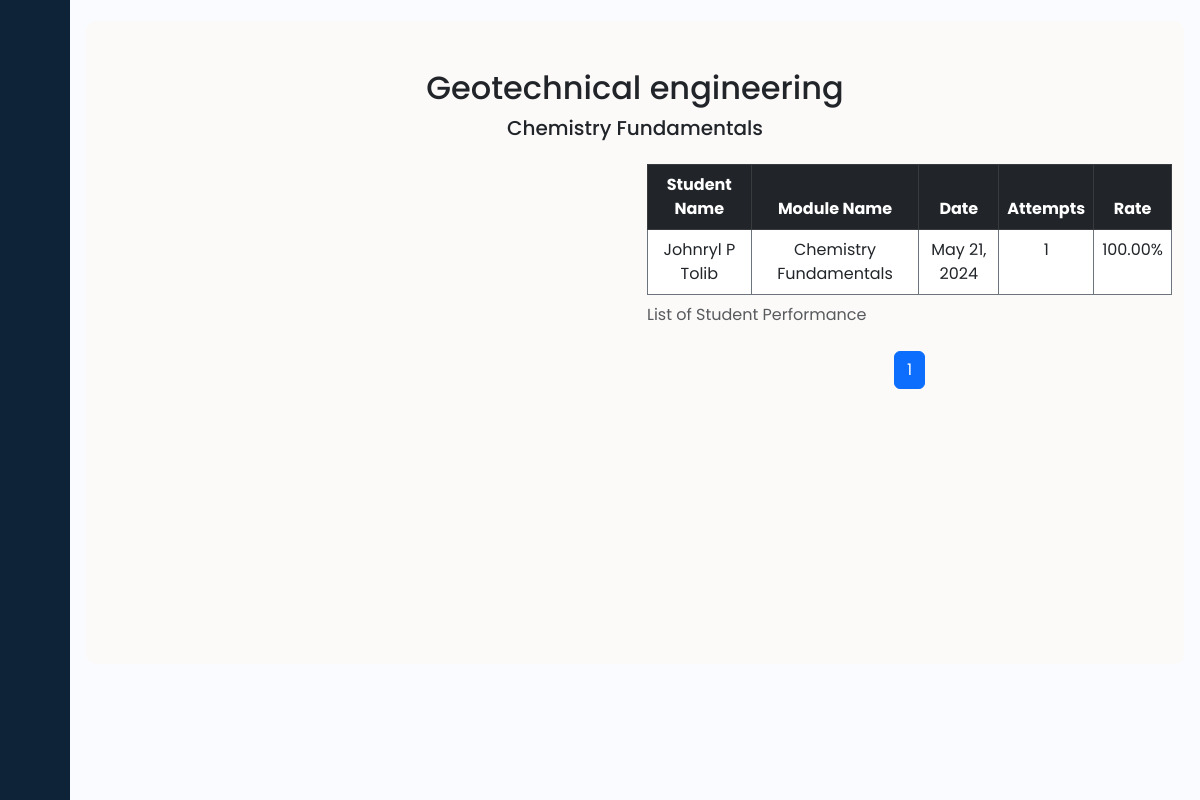
Page /faculty/quiz_course_modules.php?course_id=1&user_id=1&module_id=2 (signed in) on the committed database.
### tables this page shows
CREATE TABLE `tbl_course` (
  `course_id` int(11) NOT NULL,
  `program_id` int(11) NOT NULL,
  `user_id` int(11) NOT NULL,
  `course_code` varchar(20) NOT NULL,
  `course_name` varchar(30) NOT NULL,
  `course_status` tinyint(1) NOT NULL
);

CREATE TABLE `tbl_module` (
  `module_id` int(11) NOT NULL,
  `course_id` int(11) NOT NULL,
  `module_name` varchar(50) NOT NULL,
  `module_file` longblob NOT NULL,
  `program_id` int(11) NOT NULL,
  `module_status` tinyint(1) NOT NULL DEFAULT 1
);

### faculty/quiz_course_modules.php (the view, shortened to what this page needs)
<?php
require '../api/db-connect.php';
$program_id = $_SESSION['program_id'];
$user_id = isset($_SESSION['user_id']) ? $_SESSION['user_id'] : null;
$course_id = isset($_GET['course_id']) ? $_GET['course_id'] : null;
$page = isset($_GET['page']) ? $_GET['page'] : 1;
$offset = ($page - 1) * 10;
if (isset($_GET['module_id'])) {
    $module_id = $_GET['module_id'];
}
$resultsPerPage = 10;
if ($user_id) {
    $sql = "SELECT r.stud_id, s.stud_fname, s.stud_mname, s.stud_lname, c.course_name, m.module_name, r.created_at, r.total_questions, r.result_score, SUM(r.result_score) AS total_score
FROM tbl_result r
INNER JOIN tbl_student s ON r.stud_id = s.stud_id
INNER JOIN tbl_module m ON r.module_id = m.module_id
INNER JOIN tbl_course c ON m.course_id = c.course_id
WHERE c.program_id = :program_id";
    if ($course_id) {
        $sql .= " AND m.course_id = :course_id";
    }
    if (isset($module_id)) {
        $sql .= " AND r.module_id = :module_id";
    }
    $sql .= " GROUP BY r.stud_id, c.course_id ";
    $countQuery = "SELECT COUNT(*) AS count FROM (
    SELECT r.stud_id
    FROM tbl_result r
    INNER JOIN tbl_student s ON r.stud_id = s.stud_id
    INNER JOIN tbl_module m ON r.module_id = m.module_id
    INNER JOIN tbl_course c ON m.course_id = c.course_id
    WHERE c.program_id = :program_id";
    if ($course_id) {
        $countQuery .= " AND m.course_id = :course_id";
    }
    if (isset($module_id)) {
        $countQuery .= " AND r.module_id = :module_id";
    }
    $countQuery .= " GROUP BY r.stud_id, c.course_id ) AS sub";
    $stmtCount = $conn->prepare($countQuery);
    $stmtCount->bindValue(':program_id', $program_id);
    if ($course_id) {
        $stmtCount->bindValue(':course_id', $course_id);
    }
    if (isset($module_id)) {
        $stmtCount->bindValue(':module_id', $module_id);
    }
    $stmtCount->execute();
    $countResult = $stmtCount->fetch(PDO::FETCH_ASSOC);
    $totalCount = $countResult['count'];
    $totalPages = ceil($totalCount / $resultsPerPage);
    $sql .= " LIMIT $resultsPerPage OFFSET $offset";
    $stmt = $conn->prepare($sql);
    $stmt->bindValue(':program_id', $program_id);
    if ($course_id) {
        $stmt->bindValue(':course_id', $course_id);
    }
    if (isset($module_id)) {
        $stmt->bindValue(':module_id', $module_id);
    }
    $stmt->execute();
    $results = $stmt->fetchAll(PDO::FETCH_ASSOC);
} else {
}
$course_id = $_GET['course_id'];
$courseQuery = $conn->prepare("SELECT course_name FROM tbl_course WHERE course_id = :course_id");
$courseQuery->bindParam(':course_id', $course_id, PDO::PARAM_INT);
$courseQuery->execute();
$course = $courseQuery->fetch(PDO::FETCH_ASSOC);
$module_id = $_GET['module_id'];
$moduleQuery = $conn->prepare("SELECT module_name FROM tbl_module WHERE module_id = :module_id");
$moduleQuery->bindParam(':module_id', $module_id, PDO::PARAM_INT);
$moduleQuery->execute();
$module = $moduleQuery->fetch(PDO::FETCH_ASSOC);
?>
<!DOCTYPE html>
<html lang="en">
<head>
    <link href="https://cdn.lineicons.com/4.0/lineicons.css" rel="stylesheet" />
    <link href="https://cdn.jsdelivr.net/npm/bootstrap@5.3.0-alpha3/dist/css/bootstrap.min.css" rel="stylesheet">
    <link rel="stylesheet" href="style.css" type="text/css">
</head>
<body>
    <div class="wrapper">
        <?php
        include 'sidebar.php';
        ?>
        <div class="main p-3">
            <div class="container">
                <div class="row justify-content-center mt-5">
                    <div class="col-md-8">
                        <div class="text-center mb-4">
                            <?php
                            echo '<h2>' . $course['course_name'] . '</h2>';
                            echo '<h5>' . $module['module_name'] . '</h5>';
                            ?>
                        </div>
                    </div>
                </div>
                <div class="row">
                    <div class="col-sm">
                        <div id="myChart" style="width:100%; max-width:600px; height:500px;"></div>
                                <?php foreach ($results as $row) : ?>
                                    <?php
                                    $module_id = isset($_GET['module_id']) ? $_GET['module_id'] : null;
                                    ?>
                                <?php endforeach; ?>
                    </div>
                    <div class="col-sm">
                        <table id="resultTable" class="table table-bordered border-secondary">
                            <caption>List of Student Performance</caption>
                            <thead class="table-dark">
                                <tr style="text-align: center;">
                                    <th scope="col">Student Name</th>
                                    <th scope="col">Module Name</th>
                                    <th scope="col">Date</th>
                                    <th scope="col">Attempts</th>
                                    <th scope="col">Rate</th>
                                </tr>
                            </thead>
                            <tbody>
                                <?php foreach ($results as $row) : ?>
                                    <tr style="text-align: center;">
                                        <td><?php echo $row['stud_fname'] . ' ' . $row['stud_mname'] . ' ' . $row['stud_lname']; ?></td>
                                        <td><?php echo $row['module_name']; ?></td>
                                        <td><?php echo date("M d, Y", strtotime($row['created_at'])); ?></td>
                                        <td>
                                            <?php
                                            $module_id = isset($_GET['module_id']) ? $_GET['module_id'] : null;
                                            $stmtAttempts = $conn->prepare("SELECT COUNT(*) AS attempts FROM tbl_result WHERE stud_id = :stud_id AND module_id = :module_id AND quiz_type = 2");
                                            $stmtAttempts->bindValue(':stud_id', $row['stud_id']);
                                            $stmtAttempts->bindValue(':module_id', $module_id);
                                            if (!$stmtAttempts->execute()) {
                                                echo "Error executing query: " . implode(" ", $stmtAttempts->errorInfo());
                                            } else {
                                                $attemptsData = $stmtAttempts->fetch(PDO::FETCH_ASSOC);
                                                $attempts = $attemptsData['attempts'];
                                                echo $attempts;
                                            }
                                            ?>
                                        </td>
                                        <td>
                                            <?php
                                            $module_id = isset($_GET['module_id']) ? $_GET['module_id'] : null;
                                            $stmtAttempts = $conn->prepare("SELECT COUNT(*) AS attempts FROM tbl_result WHERE stud_id = :stud_id AND module_id = :module_id AND quiz_type = 2");
                                            $stmtAttempts->bindValue(':stud_id', $row['stud_id']);
                                            $stmtAttempts->bindValue(':module_id', $module_id);
                                            if (!$stmtAttempts->execute()) {
                                                echo "Error executing query: " . implode(" ", $stmtAttempts->errorInfo());
                                            } else {
                                                $attemptsData = $stmtAttempts->fetch(PDO::FETCH_ASSOC);
                                                $attempts = $attemptsData['attempts'];
                                                $passRate = ($attempts != 0) ? number_format(100 / $attempts, 2) : 0;
                                                echo $passRate . "%";
                                            }
                                            ?>
                                        </td>
                                    </tr>
                                <?php endforeach; ?>
                            </tbody>
                        </table>
                        <nav aria-label="Page navigation">
                            <ul class="pagination justify-content-center">
                                <?php for ($i = 1; $i <= $totalPages; $i++) : ?>
                                    <li class="page-item <?php echo $i == $page ? 'active' : ''; ?>">
                                        <a class="page-link" href="?page=<?php echo $i; ?>&search=<?php echo $search; ?>&course_id=<?php echo $course_id; ?>&module_id=<?php echo $module_id; ?>"><?php echo $i; ?></a>
                                    </li>
                                <?php endfor; ?>
                            </ul>
                        </nav>
                    </div>
                </div>
            </div>
        </div>
    </div>
</body>
</html>

### faculty/style.css (style rules this page uses)
a { text-decoration: none; }
li { list-style: none; }
body { font-family: 'Poppins', sans-serif; }
.wrapper { display: flex; }
.main { min-height: 100vh; width: 100%; overflow: hidden; transition: all 0.35s ease-in-out; background-color: #fafbfe; }
.wrapper { display: flex; height: 100vh; overflow-y: auto; width: 100%; background-color: rgb(252, 249, 249); }
.container { margin-top: .5%; margin-bottom: .5%; overflow-y: auto; border-radius: 10px; background-color: rgb(252, 249, 249); }

### rows in the picture
tbl_course: course_name "Geotechnical engineering"
tbl_module: module_name "Chemistry Fundamentals"

### other values in the picture
$row['stud_fname'] "Johnryl"
$row['stud_mname'] "P"
$row['stud_lname'] "Tolib"
$row['module_name'] "Chemistry Fundamentals"
date("M d, Y", strtotime($row['created_at'])) "May 21, 2024"
$attempts "1"
$passRate "100.00"
